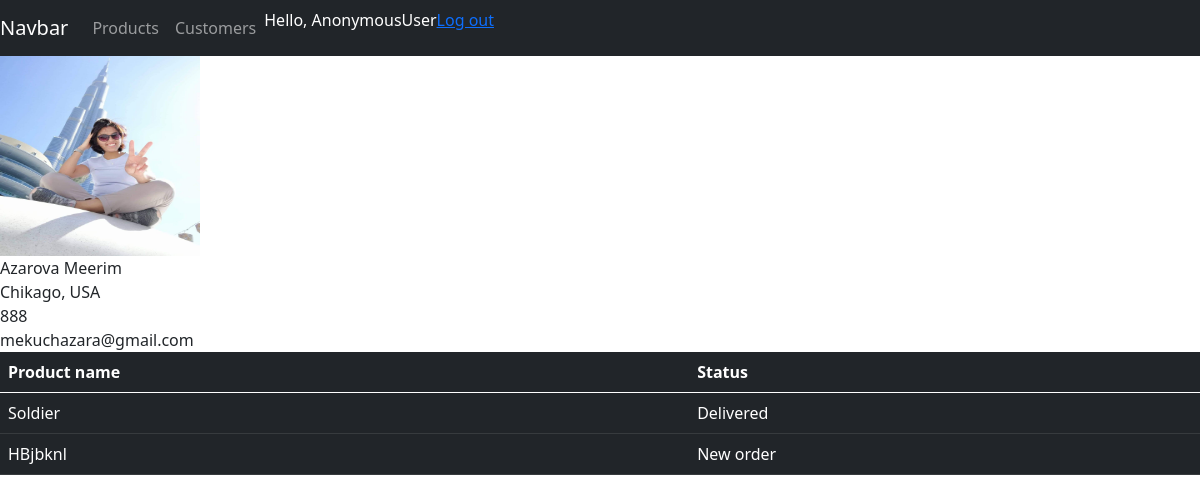
The app's page /accounts/customer/1/ with its own data.
### accounts/models.py (models this page shows, shortened)
class Customer(models.Model):
    full_name = models.CharField(max_length=70)
    address = models.CharField(max_length=50)
    phone = models.IntegerField()
    mail = models.EmailField()
    image = models.ImageField(blank=True, default='anonym.png')
    class Meta:
        verbose_name = 'Клиент'
        verbose_name_plural = 'Клиенты'

### supershop/models.py (models this page shows, shortened)
class Orders(models.Model):
    statuses = (
        ('New order', 'New order'),
        ('Not delivered', 'Not delivered'),
        ('In process', 'In process'),
        ('Delivered', 'Delivered')
    )
    product = models.ForeignKey(Product, on_delete=models.SET_NULL, null=True)
    date_created = models.DateTimeField(auto_now_add=True)
    status = models.CharField(max_length=20, choices=statuses, default='New order')
    customer_order = models.ForeignKey(Customer,on_delete=models.SET_NULL, null=True)
    class Meta:
        verbose_name = 'Заказ'
        verbose_name_plural = 'Заказы'

class Product(models.Model):
    types = (('classic', 'classic'),
             ('sport', 'sport'),
             ('dm', 'demi-season'),
             ('winter', 'winter'),
             )
    genders = (('female', 'female'),
              ('male', 'male'),
              ('uni', 'uni'),
              )
    sizes = (('small', 'child'),
             ('medium', 'medium'),
             ('large', 'large'),
             ('XL', 'XL'))
    name = models.CharField(max_length=40)
    product_type = models.CharField(max_length=40, choices=types)
    gender = models.CharField(max_length=20, choices=genders)
    product_model = models.CharField(max_length=20)
    price = models.IntegerField()
    manufactured = models.CharField(max_length=50)
    size = models.CharField(max_length=20, choices=sizes)
    image = models.ImageField(blank=True, default='default.png')
    class Meta:
        verbose_name = 'Товар'
        verbose_name_plural = 'Товары'

### accounts/views.py (the view)
# urls.py: path('customer/<int:customer_id>/', getCustomer, name='getcustomer'),
def getCustomer(request, customer_id):
    customer = Customer.objects.get(id=customer_id)
    orders = customer.orders_set.all()
    context = {'customer': customer, 'orders': orders}
    return render(request, 'accounts/getcustomer.html', context)

### accounts/templates/accounts/getcustomer.html
{% extends 'accounts/base1.html'%}
{% block content %}
<img src="{{ customer.image.url}}" width=200px height=200px>
<br>
{{ customer.full_name }}
<br>
{{ customer.address }}
<br>
{{ customer.phone }}
<br>
{{ customer.mail }}
<br>
<table class="table table-hover table-dark">
    <thread>
        <tr>
            <th scope="col">Product name</th>
            <th scope="col">Status</th>
        </tr>
    </thread>
    <tbody>
    {% for order in orders %}
    <tr>
        <td>{{ order.product.name }}</td>
        <td>{{ order.status }}</td>
    </tr>
    {% endfor %}
    </tbody>
</table>
{% endblock %}

### records on screen
Customer: image (picture), full_name "Azarova Meerim", address "Chikago, USA", phone "888", mail "mekuchazara@gmail.com"
Orders: product.name "Soldier", status "Delivered"
Orders: product.name "HBjbknl", status "New order"

### other values on screen
{{ request.user }} "AnonymousUser"
